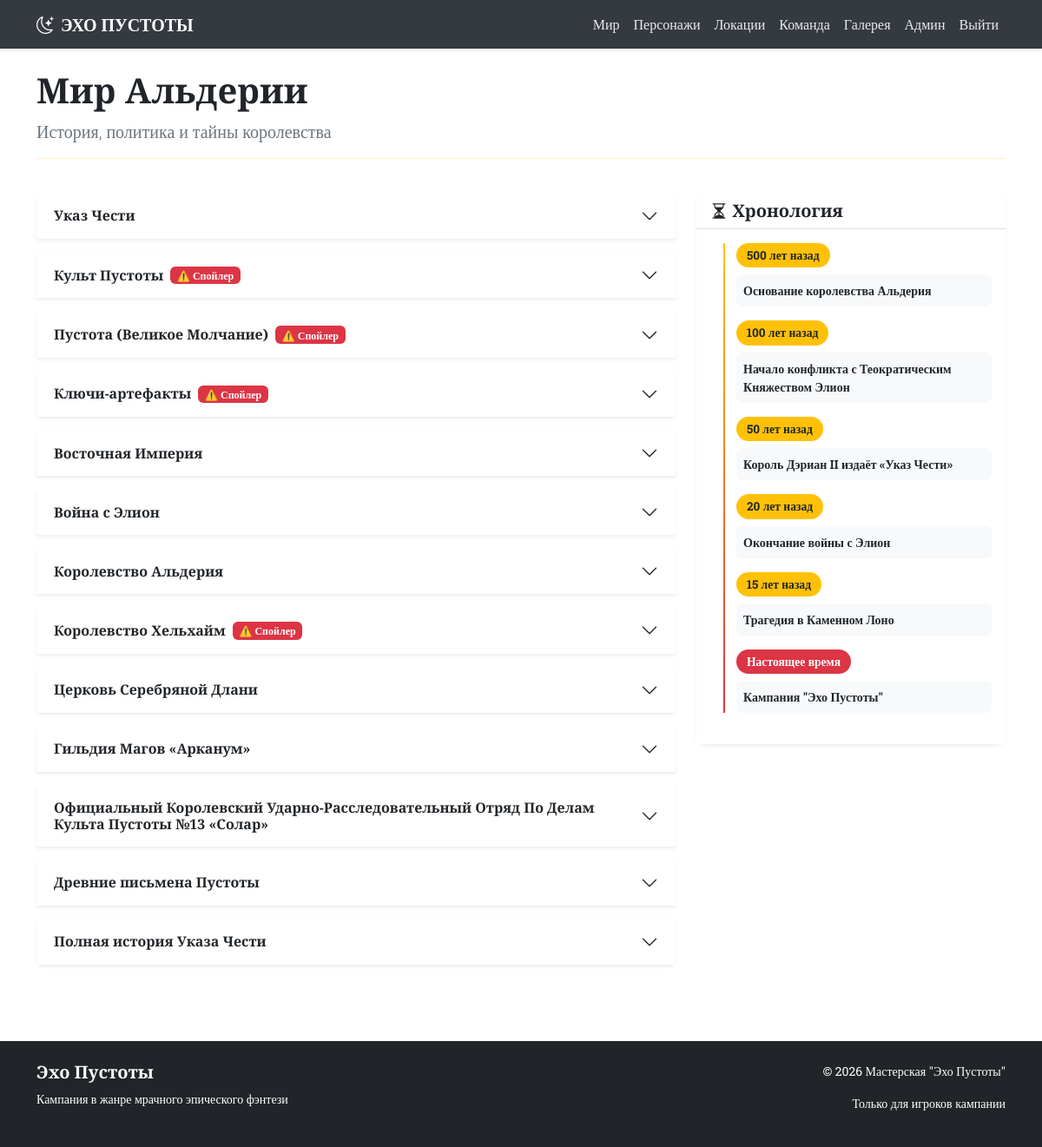
Page /world (signed in) on the committed database.
### app.py (models this page shows)
class Article(db.Model):
    __tablename__ = 'articles'
    id = db.Column(db.Integer, primary_key=True)
    title = db.Column(db.String(200), nullable=False)
    category = db.Column(db.String(50))
    content = db.Column(db.Text)
    is_spoiler = db.Column(db.Boolean, default=False)
    sort_order = db.Column(db.Integer, default=0)

### app.py (the view)
@app.route('/world')
def world():
    articles = Article.query.filter_by(category='world').all()
    return render_template('world.html', articles=articles)

### app.py (called while the page is built)
@login_manager.user_loader
def load_user(user_id):
    return User.query.get(int(user_id))

@app.template_filter('markdown')
def markdown_filter(text):
    if text:
        return markdown.markdown(text, extensions=['extra', 'nl2br'])
    return ''

### templates/world.html (shortened to what this page needs)
{% extends "base.html" %}
{% block content %}
<div class="row mb-4">
    <div class="col-12">
        <h1 class="cinzel text-dark">Мир Альдерии</h1>
        <p class="lead text-secondary">История, политика и тайны королевства</p>
        <hr class="border-warning">
    </div>
</div>
<div class="row">
    <div class="col-12 col-lg-8">
        <div class="accordion" id="worldAccordion">
            {% for article in articles %}
            <div class="accordion-item border-0 shadow-sm mb-3">
                <h2 class="accordion-header">
                    <button class="accordion-button collapsed bg-white text-dark" type="button"
                            data-bs-toggle="collapse" data-bs-target="#collapse{{ article.id }}">
                        <span class="cinzel">{{ article.title }}</span>
                        {% if article.is_spoiler %}
                        <span class="badge bg-danger ms-2">⚠️ Спойлер</span>
                        {% endif %}
                    </button>
                </h2>
            </div>
            {% endfor %}
        </div>
    </div>
    <div class="col-12 col-lg-4">
        <div class="card shadow-sm border-0 mb-4">
            <div class="card-header bg-white border-bottom">
                <h5 class="mb-0 text-dark cinzel"><i class="bi bi-hourglass-split"></i> Хронология</h5>
            </div>
            <div class="card-body bg-white p-3">
                <div class="timeline-modern">
                    <div class="timeline-item mb-3">
                        <div class="timeline-badge bg-warning text-dark">500 лет назад</div>
                        <div class="timeline-content bg-light p-2 rounded">
                            <p class="text-dark mb-0 small"><strong>Основание королевства Альдерия</strong></p>
                        </div>
                    </div>
                    <div class="timeline-item mb-3">
                        <div class="timeline-badge bg-warning text-dark">100 лет назад</div>
                        <div class="timeline-content bg-light p-2 rounded">
                            <p class="text-dark mb-0 small"><strong>Начало конфликта с Теократическим Княжеством Элион</strong></p>
                        </div>
                    </div>
                    <div class="timeline-item mb-3">
                        <div class="timeline-badge bg-warning text-dark">50 лет назад</div>
                        <div class="timeline-content bg-light p-2 rounded">
                            <p class="text-dark mb-0 small"><strong>Король Дэриан II издаёт «Указ Чести»</strong></p>
                        </div>
                    </div>
                    <div class="timeline-item mb-3">
                        <div class="timeline-badge bg-warning text-dark">20 лет назад</div>
                        <div class="timeline-content bg-light p-2 rounded">
                            <p class="text-dark mb-0 small"><strong>Окончание войны с Элион</strong></p>
                        </div>
                    </div>
                    <div class="timeline-item mb-3">
                        <div class="timeline-badge bg-warning text-dark">15 лет назад</div>
                        <div class="timeline-content bg-light p-2 rounded">
                            <p class="text-dark mb-0 small"><strong>Трагедия в Каменном Лоно</strong></p>
                        </div>
                    </div>
                    <div class="timeline-item">
                        <div class="timeline-badge bg-danger text-white">Настоящее время</div>
                        <div class="timeline-content bg-light p-2 rounded">
                            <p class="text-dark mb-0 small"><strong>Кампания "Эхо Пустоты"</strong></p>
                        </div>
                    </div>
                </div>
            </div>
        </div>
    </div>
</div>
{% endblock %}

### static/css/style.css (style rules this page uses)
:root { --primary-light: #ffffff; --secondary-light: #f8f9fa; --accent-red: #dc3545; --accent-purple: #6f42c1; --accent-gold: #ffc107; --accent-dark: #343a40; --text-dark: #212529; --text-light: #6c757d; }
body { background-color: var(--primary-light); color: var(--text-dark); font-family: 'Roboto Slab', serif; min-height: 100vh; display: flex; flex-direction: column; }
.cinzel { font-family: 'Cinzel', serif; font-weight: 700; }
.card { transition: transform 0.3s, box-shadow 0.3s; border: 1px solid #dee2e6; background-color: white; }
.accordion-item { background-color: white; border: 1px solid #dee2e6; }
.accordion-button { background-color: var(--secondary-light); color: var(--text-dark); }
.timeline-modern { position: relative; padding-left: 30px; }
.timeline-modern::before { content: ''; position: absolute; left: 15px; top: 0; bottom: 0; width: 2px; background: linear-gradient(to bottom, #ffc107, #dc3545); }
.timeline-item { position: relative; margin-bottom: 20px; }
.timeline-badge { display: inline-block; padding: 4px 12px; border-radius: 20px; font-size: 0.85rem; font-weight: bold; margin-bottom: 8px; background-color: #ffc107; color: #000; }
.timeline-content { background-color: #f8f9fa; padding: 12px; border-radius: 8px; }
.timeline-content p { color: #212529 !important; margin-bottom: 0; }
.card { border-radius: 12px; }
.card-header { border-radius: 12px 12px 0 0 !important; }
.accordion-button { font-weight: 600; }
.accordion-button { background-color: white; color: #212529; }

### rows in the picture
Article: title "Указ Чести"
Article: title "Культ Пустоты", is_spoiler "⚠️ Спойлер"
Article: title "Пустота (Великое Молчание)", is_spoiler "⚠️ Спойлер"
Article: title "Ключи-артефакты", is_spoiler "⚠️ Спойлер"
Article: title "Восточная Империя"
Article: title "Война с Элион"
Article: title "Королевство Альдерия"
Article: title "Королевство Хельхайм", is_spoiler "⚠️ Спойлер"
Article: title "Церковь Серебряной Длани"
Article: title "Гильдия Магов «Арканум»"
Article: title "Официальный Королевский Ударно-Расследовательный Отряд По Делам Культа Пустоты №13 «Солар»"
Article: title "Древние письмена Пустоты"
Article: title "Полная история Указа Чести"
